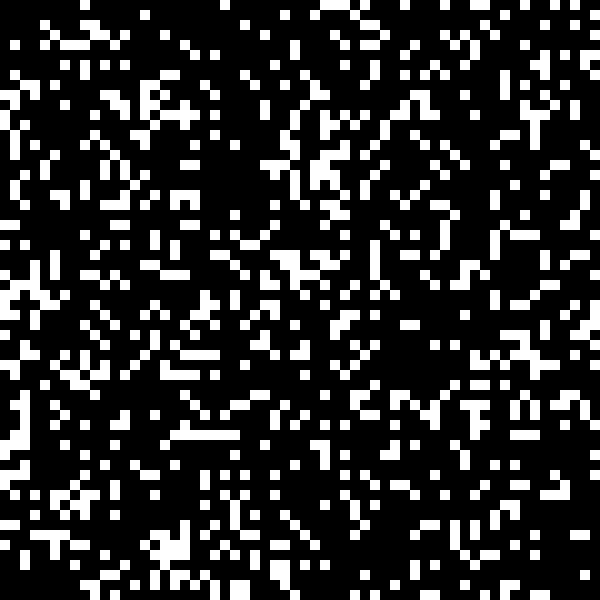
Frame 1 (no input)
Frame 60 (the mouse pressed at the canvas centre just before this capture): identical to frame 1, image omitted
Frame 120 (the mouse held since frame 60 and released just before this capture): identical to frame 1, image omitted

The Processing sketch that drew this single still picture (run headless with seeded random() and noise(); from frame 60 on, the mouse is pressed at the canvas centre):

// Processing sketch: plat_test
// ── plat_test.pde
ArrayList<Block> blocks;

void setup(){
  size(600, 600);
  blocks = new ArrayList<Block>();
  for(int i = 0;i < 600*600/4;i++){
    blocks.add(new Block((int)random(width), (int)random(height)));
  }
}

void draw(){
  background(0);
  for(Block block:blocks){
    block.render(0, 0, 10);
  }
}

// ── block.pde
class Block{
  
  PVector pos;
  
  public Block(int x, int y){
    this.pos = new PVector(x, y);
  }
  
  public void render(int xOff, int yOff, float scale){
    noStroke();
    fill(255);
    rect((pos.x-xOff)*scale, (pos.y-yOff)*scale, scale, scale);
  }
  
}

// ── player.pde
class Player{
  
  PVector pos, vel, acc;
  
  
  public Player(){
    
  }
  
  void update(){
    
  }
  
  void render(){
    
  }
  
}
